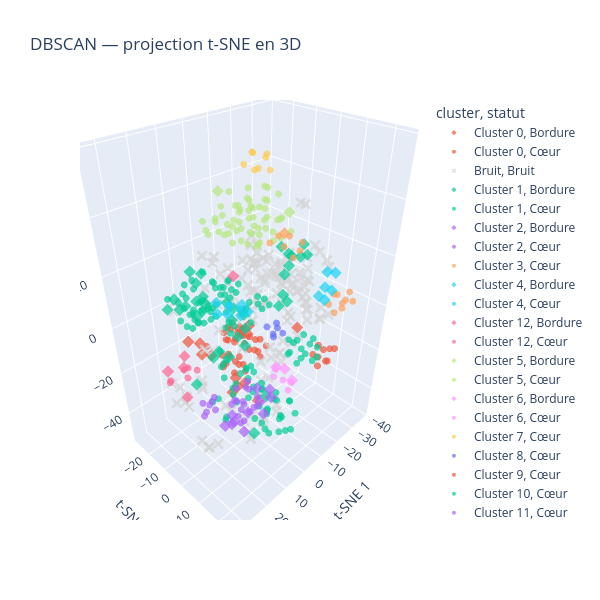

Notebook source saved alongside this figure:
### Code cell
tsne_3d = TSNE(
    n_components=3,
    metric="cosine",
    perplexity=30,
    init="random",
    learning_rate="auto",
    random_state=42
)

coord_3d = tsne_3d.fit_transform(matrice_tfidf_sublinear.toarray())

visu_3d = visualisation.copy()
visu_3d[["t-SNE 1", "t-SNE 2", "t-SNE 3"]] = coord_3d

fig = px.scatter_3d(
    visu_3d,
    x="t-SNE 1",
    y="t-SNE 2",
    z="t-SNE 3",
    color="cluster",
    symbol="statut",
    symbol_map={"Cœur": "circle", "Bordure": "diamond", "Bruit": "x"},
    color_discrete_map={"Bruit": "lightgray"},
    hover_data=["id", "statut"],
    opacity=0.7,
    title="DBSCAN — projection t-SNE en 3D",
    height=600,
    width=600
)

fig.update_traces(marker_size=4)
fig.update_layout(scene_aspectmode="data")
fig.show()

### Figure 1 — Plotly figure (JSON) as saved in the notebook; plotly's stock layout.template omitted (floating-point values rounded to 4 significant figures; data arrays with more than 128 entries replaced by an {"elided": "..."} marker saying what was removed)
{"data": [{"customdata": [[1, "Bordure"], [3, "Bordure"], [82, "Bordure"], [106, "Bordure"], [117, "Bordure"], [196, "Bordure"], [263, "Bordure"], [264, "Bordure"], [365, "Bordure"], [378, "Bordure"], [477, "Bordure"], [494, "Bordure"], [495, "Bordure"]], "hovertemplate": "cluster=Cluster 0<br>statut=%{customdata[1]}<br>t-SNE 1=%{x}<br>t-SNE 2=%{y}<br>t-SNE 3=%{z}<br>id=%{customdata[0]}<extra></extra>", "legendgroup": "Cluster 0, Bordure", "marker": {"color": "#EF553B", "opacity": 0.7, "size": 4, "symbol": "diamond"}, "mode": "markers", "name": "Cluster 0, Bordure", "scene": "scene", "showlegend": true, "type": "scatter3d", "x": [12.81, -21.1, 16.32, 21.61, -7.743, -9.692, 18.59, 18.43, 15.62, 19.86, -9.536, 15.26, 11.62], "y": [-12.91, 2.808, 19.14, 13.28, -14.33, -11.24, 15.72, 12.23, -15.79, 12.98, -11.86, -9.013, -8.401], "z": [-9.663, -12.48, -12.25, -9.055, -14.82, -12.88, -5.509, -9.448, -9.004, -4.38, -17.28, -10.94, -13.16]}, {"customdata": [[18, "Cœur"], [19, "Cœur"], [20, "Cœur"], [21, "Cœur"], [22, "Cœur"], [23, "Cœur"], [24, "Cœur"], [25, "Cœur"], [60, "Cœur"], [61, "Cœur"], [105, "Cœur"], [171, "Cœur"], [172, "Cœur"], [173, "Cœur"], [174, "Cœur"], [175, "Cœur"], [176, "Cœur"], [245, "Cœur"], [277, "Cœur"], [340, "Cœur"], [341, "Cœur"], [348, "Cœur"], [359, "Cœur"], [360, "Cœur"], [413, "Cœur"], [440, "Cœur"], [441, "Cœur"], [442, "Cœur"], [443, "Cœur"], [446, "Cœur"], [487, "Cœur"], [488, "Cœur"], [496, "Cœur"], [497, "Cœur"]], "hovertemplate": "cluster=Cluster 0<br>statut=%{customdata[1]}<br>t-SNE 1=%{x}<br>t-SNE 2=%{y}<br>t-SNE 3=%{z}<br>id=%{customdata[0]}<extra></extra>", "legendgroup": "Cluster 0, Cœur", "marker": {"color": "#EF553B", "opacity": 0.7, "size": 4, "symbol": "circle"}, "mode": "markers", "name": "Cluster 0, Cœur", "scene": "scene", "showlegend": true, "type": "scatter3d", "x": [5.0, 12.99, -0.5806, 4.876, 0.4249, 3.509, 9.921, 16.36, -0.354, 7.994, 14.99, 7.891, 0.8837, 8.518, 1.841, 5.535, 14.89, -5.135, 13.78, 0.8678, -0.007516, -7.047, -0.6454, 0.7677, 5.135, 11.02, 8.99, 13.13, 12.5, 17.27, 2.956, 3.061, 4.805, 4.32], "y": [-5.18, -8.776, -7.836, -8.943, 2.248, 7.591, 5.97, 3.423, -4.004, -3.388, 12.25, -4.511, -8.784, 0.4659, 5.815, 6.924, 1.477, -11.09, 6.405, -11.47, -4.407, -8.223, 6.358, 3.853, -1.037, 0.8413, 2.878, -0.4586, 4.415, 5.899, -5.219, -9.009, 0.6932, 3.123], "z": [-3.516, -8.585, -9.496, -7.136, -6.417, -9.078, -9.462, -8.151, -12.13, -11.75, -5.176, -6.053, -4.804, -3.864, -3.487, -5.278, -5.247, -14.81, -5.528, -8.26, -5.638, -15.2, -7.427, -10.6, -13.21, -8.504, -12.03, -11.62, -12.56, -4.532, -8.786, -11.54, -3.166, -8.003]}, {"customdata": {"elided": "133x2 mixed values"}, "hovertemplate": "cluster=Bruit<br>statut=%{customdata[1]}<br>t-SNE 1=%{x}<br>t-SNE 2=%{y}<br>t-SNE 3=%{z}<br>id=%{customdata[0]}<extra></extra>", "legendgroup": "Bruit, Bruit", "marker": {"color": "lightgray", "opacity": 0.7, "size": 4, "symbol": "x"}, "mode": "markers", "name": "Bruit, Bruit", "scene": "scene", "showlegend": true, "type": "scatter3d", "x": {"elided": "133 float values"}, "y": {"elided": "133 float values"}, "z": {"elided": "133 float values"}}, {"customdata": [[12, "Bordure"], [27, "Bordure"], [28, "Bordure"], [30, "Bordure"], [43, "Bordure"], [44, "Bordure"], [46, "Bordure"], [52, "Bordure"], [70, "Bordure"], [86, "Bordure"], [100, "Bordure"], [147, "Bordure"], [157, "Bordure"], [163, "Bordure"], [190, "Bordure"], [191, "Bordure"], [192, "Bordure"], [193, "Bordure"], [194, "Bordure"], [199, "Bordure"], [208, "Bordure"], [229, "Bordure"], [259, "Bordure"], [278, "Bordure"], [287, "Bordure"], [304, "Bordure"], [307, "Bordure"], [313, "Bordure"], [314, "Bordure"], [395, "Bordure"], [405, "Bordure"], [408, "Bordure"], [409, "Bordure"], [452, "Bordure"], [465, "Bordure"], [466, "Bordure"], [469, "Bordure"]], "hovertemplate": "cluster=Cluster 1<br>statut=%{customdata[1]}<br>t-SNE 1=%{x}<br>t-SNE 2=%{y}<br>t-SNE 3=%{z}<br>id=%{customdata[0]}<extra></extra>", "legendgroup": "Cluster 1, Bordure", "marker": {"color": "#00cc96", "opacity": 0.7, "size": 4, "symbol": "diamond"}, "mode": "markers", "name": "Cluster 1, Bordure", "scene": "scene", "showlegend": true, "type": "scatter3d", "x": [11.84, 20.03, 20.02, 14.93, 15.69, 19.62, 7.874, 2.027, 13.66, 14.94, 11.83, 6.927, 10.99, -20.72, -5.714, -7.916, -23.79, -28.84, -28.89, -25.43, -0.587, 18.7, 6.713, -25.3, 5.351, 0.3794, -9.847, -26.13, -28.51, 12.47, -0.7456, 7.12, 10.8, 16.67, 0.8198, 3.518, 20.71], "y": [-24.38, -5.58, -2.98, 6.408, -21.6, -20.25, -16.63, -10.32, 10.82, 16.16, 9.109, -13.11, -11.65, -4.18, 6.924, 6.692, -3.813, -2.67, -0.8378, -10.23, -12.93, 11.56, 2.792, -6.137, 1.664, -17.45, 6.894, -7.253, -3.569, 6.408, 6.702, -27.29, -15.97, -4.631, -23.66, -25.26, -6.055], "z": [-1.506, 25.68, 22.84, 11.64, 6.085, 4.466, -0.2368, 3.601, 3.581, -30.91, 8.275, -19.84, 9.666, 7.86, 6.899, 10.2, 14.3, 17.55, 13.97, 15.01, -24.14, 20.35, 8.888, 8.773, 6.296, -23.47, 6.777, 12.98, 12.29, 3.849, -30.96, -3.679, -0.6542, 23.95, -3.778, -2.352, -19.37]}, {"customdata": {"elided": "100x2 mixed values"}, "hovertemplate": "cluster=Cluster 1<br>statut=%{customdata[1]}<br>t-SNE 1=%{x}<br>t-SNE 2=%{y}<br>t-SNE 3=%{z}<br>id=%{customdata[0]}<extra></extra>", "legendgroup": "Cluster 1, Cœur", "marker": {"color": "#00cc96", "opacity": 0.7, "size": 4, "symbol": "circle"}, "mode": "markers", "name": "Cluster 1, Cœur", "scene": "scene", "showlegend": true, "type": "scatter3d", "x": [14.28, 0.6413, 7.17, 17.44, 21.05, 16.23, 13.28, 10.44, 9.315, 16.09, 3.298, 12.51, 15.33, 1.711, 5.794, 7.931, 27.43, 29.55, 25.44, 16.73, 23.94, 20.99, 5.174, 9.763, 8.84, 12.03, 14.54, 9.364, 7.24, 22.51, 9.586, 5.398, -2.92, 12.48, 1.585, 3.872, -2.483, 5.043, 13.22, 14.72, 8.117, 19.91, 5.246, 6.201, 8.496, 4.074, 1.849, 11.43, 6.906, 8.735, 0.2504, -1.347, 19.84, 0.949, 8.7, 6.011, 10.76, 2.076, 7.832, 6.763, 4.598, 7.341, 11.41, 7.393, 9.729, 10.1, 14.0, 21.67, 5.077, 1.974, 16.99, -2.902, 20.12, 6.78, 18.19, 1.519, 11.92, 26.48, 23.37, 26.47, 12.43, 5.327, 5.436, 18.58, 6.556, 4.249, 3.263, 18.36, 15.88, 16.33, 13.38, 19.32, 11.5, 8.922, 12.7, 18.62, 15.47, -1.361, 13.99, 14.24], "y": [7.08, 1.644, 12.11, -10.8, -11.21, -5.333, 1.356, 4.948, 13.73, -15.88, 17.06, 17.26, 6.213, -4.246, -10.12, 23.91, 4.173, 7.682, 9.773, -14.83, 2.08, 4.17, 5.734, 18.12, -0.7326, 4.485, 5.662, -8.717, 8.108, 12.44, -2.344, -3.716, 5.298, 13.96, -13.54, -9.447, -5.54, 19.51, -14.03, -11.46, 6.465, 1.122, -9.339, -12.2, 0.4819, -14.16, 13.07, 18.64, 14.23, 15.31, -1.649, 3.887, 10.79, 19.16, 7.73, -4.707, -5.376, -0.781, -25.42, 6.477, 10.2, 14.95, -5.089, -4.309, -6.381, -3.824, -17.21, 1.154, 23.84, 22.85, 0.6927, -3.444, 7.783, 20.42, 5.965, 13.47, 15.55, 7.759, 6.29, 6.156, -23.86, 17.21, 18.89, -21.05, -23.31, 9.055, -13.49, -1.672, -3.391, 3.543, 4.335, -7.469, 14.24, 11.5, 10.55, -11.41, -9.494, 17.43, 4.709, 8.003], "z": [-23.1, -21.54, -18.24, 6.123, 5.255, 13.74, 20.26, 21.84, 16.64, 5.561, -32.09, -26.91, 6.701, -25.45, -23.19, -28.96, 19.26, 20.06, 21.66, 12.0, 13.15, 13.89, -25.54, -33.47, -25.73, 6.727, -20.41, 5.865, -20.02, 16.06, 14.24, 13.55, 7.989, -27.29, -26.36, -20.69, -26.79, -28.02, 16.02, 14.5, -25.82, -23.29, 11.75, 13.19, -22.94, 10.85, -26.21, -20.55, -28.99, -34.44, -27.19, -30.12, 15.65, -23.4, 15.72, 16.58, 15.86, -20.38, 1.126, 6.4, 16.18, -25.69, 5.422, 5.432, 8.574, -21.82, 13.16, 15.9, -30.7, -25.94, -24.13, -24.13, -26.73, -25.12, -28.29, -23.04, -20.6, 17.31, 20.78, 23.47, 1.994, -21.28, -35.64, 7.796, -3.672, -19.72, -19.15, 26.54, 11.4, 20.1, 17.99, 3.358, 19.69, 19.75, 16.91, 1.597, 2.416, -26.38, 24.71, 21.99]}, {"customdata": [[42, "Bordure"], [54, "Bordure"], [55, "Bordure"], [83, "Bordure"], [93, "Bordure"], [130, "Bordure"], [131, "Bordure"], [133, "Bordure"], [421, "Bordure"], [431, "Bordure"], [472, "Bordure"]], "hovertemplate": "cluster=Cluster 2<br>statut=%{customdata[1]}<br>t-SNE 1=%{x}<br>t-SNE 2=%{y}<br>t-SNE 3=%{z}<br>id=%{customdata[0]}<extra></extra>", "legendgroup": "Cluster 2, Bordure", "marker": {"color": "#ab63fa", "opacity": 0.7, "size": 4, "symbol": "diamond"}, "mode": "markers", "name": "Cluster 2, Bordure", "scene": "scene", "showlegend": true, "type": "scatter3d", "x": [-10.22, 9.984, 8.737, -5.542, 4.82, -3.214, 3.794, 13.75, -11.63, -5.532, 9.865], "y": [0.4107, 5.997, -1.738, -2.724, -5.194, 1.223, 1.715, -0.365, -1.542, 1.036, -0.7193], "z": [-42.81, -42.18, -40.52, -36.84, -49.62, -39.75, -39.89, -41.27, -40.91, -48.22, -43.61]}, {"customdata": [[7, "Cœur"], [31, "Cœur"], [84, "Cœur"], [94, "Cœur"], [104, "Cœur"], [354, "Cœur"], [368, "Cœur"], [389, "Cœur"], [393, "Cœur"], [394, "Cœur"], [403, "Cœur"], [430, "Cœur"], [436, "Cœur"], [437, "Cœur"], [456, "Cœur"], [464, "Cœur"], [486, "Cœur"]], "hovertemplate": "cluster=Cluster 2<br>statut=%{customdata[1]}<br>t-SNE 1=%{x}<br>t-SNE 2=%{y}<br>t-SNE 3=%{z}<br>id=%{customdata[0]}<extra></extra>", "legendgroup": "Cluster 2, Cœur", "marker": {"color": "#ab63fa", "opacity": 0.7, "size": 4, "symbol": "circle"}, "mode": "markers", "name": "Cluster 2, Cœur", "scene": "scene", "showlegend": true, "type": "scatter3d", "x": [2.57, -1.394, -4.65, -7.832, 3.302, -2.116, 8.205, -1.363, -0.5805, -4.309, 3.03, -6.368, -0.2443, -3.089, 0.7616, -1.185, 0.3338], "y": [-3.253, -6.411, -7.095, -4.724, -8.004, -1.108, 2.523, -4.789, -9.219, -6.087, -5.385, -3.345, -10.11, -7.65, -7.193, -2.431, -4.126], "z": [-43.09, -43.82, -35.52, -44.42, -43.16, -43.74, -41.74, -34.9, -37.9, -38.87, -39.58, -47.8, -45.01, -47.48, -51.23, -46.57, -51.83]}, {"customdata": [[8, "Cœur"], [219, "Cœur"], [220, "Cœur"], [240, "Cœur"], [254, "Cœur"], [255, "Cœur"], [261, "Cœur"], [262, "Cœur"], [291, "Cœur"]], "hovertemplate": "cluster=Cluster 3<br>statut=%{customdata[1]}<br>t-SNE 1=%{x}<br>t-SNE 2=%{y}<br>t-SNE 3=%{z}<br>id=%{customdata[0]}<extra></extra>", "legendgroup": "Cluster 3, Cœur", "marker": {"color": "#FFA15A", "opacity": 0.7, "size": 4, "symbol": "circle"}, "mode": "markers", "name": "Cluster 3, Cœur", "scene": "scene", "showlegend": true, "type": "scatter3d", "x": [-22.09, -20.81, -21.46, -25.29, -28.67, -26.44, -25.94, -27.25, -21.22], "y": [18.27, 18.71, 21.11, 14.91, 17.47, 21.85, 18.24, 19.61, 15.9], "z": [9.075, 2.527, 7.282, 6.148, 3.364, 5.983, 1.59, 8.388, 4.368]}, {"customdata": [[13, "Bordure"], [17, "Bordure"], [74, "Bordure"], [149, "Bordure"], [344, "Bordure"], [425, "Bordure"], [449, "Bordure"]], "hovertemplate": "cluster=Cluster 4<br>statut=%{customdata[1]}<br>t-SNE 1=%{x}<br>t-SNE 2=%{y}<br>t-SNE 3=%{z}<br>id=%{customdata[0]}<extra></extra>", "legendgroup": "Cluster 4, Bordure", "marker": {"color": "#19d3f3", "opacity": 0.7, "size": 4, "symbol": "diamond"}, "mode": "markers", "name": "Cluster 4, Bordure", "scene": "scene", "showlegend": true, "type": "scatter3d", "x": [-11.4, -7.329, -15.13, -16.18, -18.09, -8.324, -18.01], "y": [-25.06, -26.66, -28.07, -22.59, -20.32, -27.95, -23.74], "z": [-15.7, -14.41, -15.31, -17.4, -15.37, -9.984, -13.55]}, {"customdata": [[135, "Cœur"], [479, "Cœur"]], "hovertemplate": "cluster=Cluster 4<br>statut=%{customdata[1]}<br>t-SNE 1=%{x}<br>t-SNE 2=%{y}<br>t-SNE 3=%{z}<br>id=%{customdata[0]}<extra></extra>", "legendgroup": "Cluster 4, Cœur", "marker": {"color": "#19d3f3", "opacity": 0.7, "size": 4, "symbol": "circle"}, "mode": "markers", "name": "Cluster 4, Cœur", "scene": "scene", "showlegend": true, "type": "scatter3d", "x": [-12.51, -14.55], "y": [-25.85, -21.45], "z": [-12.05, -12.84]}, {"customdata": [[14, "Bordure"], [279, "Bordure"], [321, "Bordure"], [374, "Bordure"], [459, "Bordure"]], "hovertemplate": "cluster=Cluster 12<br>statut=%{customdata[1]}<br>t-SNE 1=%{x}<br>t-SNE 2=%{y}<br>t-SNE 3=%{z}<br>id=%{customdata[0]}<extra></extra>", "legendgroup": "Cluster 12, Bordure", "marker": {"color": "#FF6692", "opacity": 0.7, "size": 4, "symbol": "diamond"}, "mode": "markers", "name": "Cluster 12, Bordure", "scene": "scene", "showlegend": true, "type": "scatter3d", "x": [24.76, -6.613, 31.41, 25.22, 31.97], "y": [-6.871, -15.99, 3.065, -5.236, -5.324], "z": [-9.555, 8.115, -11.52, -3.463, -5.723]}, {"customdata": [[160, "Cœur"], [161, "Cœur"], [166, "Cœur"], [309, "Cœur"], [460, "Cœur"], [461, "Cœur"]], "hovertemplate": "cluster=Cluster 12<br>statut=%{customdata[1]}<br>t-SNE 1=%{x}<br>t-SNE 2=%{y}<br>t-SNE 3=%{z}<br>id=%{customdata[0]}<extra></extra>", "legendgroup": "Cluster 12, Cœur", "marker": {"color": "#FF6692", "opacity": 0.7, "size": 4, "symbol": "circle"}, "mode": "markers", "name": "Cluster 12, Cœur", "scene": "scene", "showlegend": true, "type": "scatter3d", "x": [25.53, 28.34, 24.97, 29.11, 33.54, 31.64], "y": [1.36, -0.02335, -4.158, -0.6484, -2.372, -4.817], "z": [-5.009, -7.358, -7.941, -4.001, -7.524, -9.65]}, {"customdata": [[152, "Bordure"], [377, "Bordure"]], "hovertemplate": "cluster=Cluster 5<br>statut=%{customdata[1]}<br>t-SNE 1=%{x}<br>t-SNE 2=%{y}<br>t-SNE 3=%{z}<br>id=%{customdata[0]}<extra></extra>", "legendgroup": "Cluster 5, Bordure", "marker": {"color": "#B6E880", "opacity": 0.7, "size": 4, "symbol": "diamond"}, "mode": "markers", "name": "Cluster 5, Bordure", "scene": "scene", "showlegend": true, "type": "scatter3d", "x": [-7.027, 1.868], "y": [8.697, -12.59], "z": [40.39, 43.33]}, {"customdata": [[26, "Cœur"], [36, "Cœur"], [41, "Cœur"], [56, "Cœur"], [58, "Cœur"], [63, "Cœur"], [64, "Cœur"], [65, "Cœur"], [68, "Cœur"], [71, "Cœur"], [72, "Cœur"], [73, "Cœur"], [95, "Cœur"], [98, "Cœur"], [102, "Cœur"], [103, "Cœur"], [116, "Cœur"], [122, "Cœur"], [124, "Cœur"], [138, "Cœur"], [139, "Cœur"], [144, "Cœur"], [151, "Cœur"], [167, "Cœur"], [169, "Cœur"], [170, "Cœur"], [177, "Cœur"], [178, "Cœur"], [185, "Cœur"], [237, "Cœur"], [239, "Cœur"], [276, "Cœur"], [288, "Cœur"], [289, "Cœur"], [315, "Cœur"], [322, "Cœur"], [333, "Cœur"], [334, "Cœur"], [335, "Cœur"], [336, "Cœur"], [347, "Cœur"], [366, "Cœur"], [372, "Cœur"], [373, "Cœur"], [397, "Cœur"], [423, "Cœur"], [432, "Cœur"], [433, "Cœur"], [447, "Cœur"], [448, "Cœur"], [467, "Cœur"], [470, "Cœur"], [471, "Cœur"], [476, "Cœur"], [489, "Cœur"], [491, "Cœur"], [493, "Cœur"]], "hovertemplate": "cluster=Cluster 5<br>statut=%{customdata[1]}<br>t-SNE 1=%{x}<br>t-SNE 2=%{y}<br>t-SNE 3=%{z}<br>id=%{customdata[0]}<extra></extra>", "legendgroup": "Cluster 5, Cœur", "marker": {"color": "#B6E880", "opacity": 0.7, "size": 4, "symbol": "circle"}, "mode": "markers", "name": "Cluster 5, Cœur", "scene": "scene", "showlegend": true, "type": "scatter3d", "x": [-4.495, -3.385, -5.59, 3.957, 4.092, 1.781, 3.449, 1.381, -2.405, -9.491, -6.851, -10.38, 0.2242, -0.5817, -7.688, 6.831, 1.184, 10.36, -0.395, 2.04, -2.249, -9.202, 0.9108, 6.242, 2.29, -9.005, -7.372, -12.67, 1.009, 1.278, -12.61, -9.159, -12.1, 4.84, 5.902, -1.571, -5.173, -9.916, -11.91, -7.713, 4.431, -11.57, -0.9284, -6.211, -0.1776, 3.777, -1.514, -0.6183, 3.989, 7.937, 2.718, -3.765, -4.14, 1.261, -6.39, -3.082, 5.631], "y": [-4.5, -2.3, 1.079, -0.6292, -15.62, -19.53, -18.81, -14.99, 0.4702, -10.67, -12.84, -4.578, -4.287, -5.878, 1.718, -5.738, -3.905, 0.8513, 0.3053, -2.366, -9.323, 3.775, -8.61, 8.367, 5.675, -3.282, -8.865, -5.559, 9.973, 7.072, 0.2654, -3.31, -0.3803, 4.416, 9.125, 1.403, 5.763, -11.04, -5.839, -7.314, -5.416, 5.767, -2.582, 0.4575, 3.146, -8.701, -18.29, -15.77, 3.862, 0.1364, 1.116, -11.9, -10.98, -10.9, 6.17, -4.191, -2.411], "z": [29.67, 33.55, 42.15, 41.68, 28.53, 27.79, 31.82, 32.26, 28.59, 31.29, 35.91, 32.37, 28.96, 34.65, 31.37, 42.05, 39.09, 39.77, 38.22, 34.51, 38.35, 36.37, 44.04, 34.01, 32.81, 44.45, 42.79, 42.36, 34.57, 37.6, 33.63, 40.09, 41.86, 36.58, 37.88, 34.65, 37.62, 37.21, 35.47, 36.56, 32.55, 31.57, 43.22, 36.4, 42.39, 37.26, 31.33, 27.75, 44.27, 32.76, 30.72, 32.12, 28.53, 29.02, 31.37, 38.11, 36.39]}, {"customdata": [[280, "Bordure"], [282, "Bordure"], [458, "Bordure"]], "hovertemplate": "cluster=Cluster 6<br>statut=%{customdata[1]}<br>t-SNE 1=%{x}<br>t-SNE 2=%{y}<br>t-SNE 3=%{z}<br>id=%{customdata[0]}<extra></extra>", "legendgroup": "Cluster 6, Bordure", "marker": {"color": "#FF97FF", "opacity": 0.7, "size": 4, "symbol": "diamond"}, "mode": "markers", "name": "Cluster 6, Bordure", "scene": "scene", "showlegend": true, "type": "scatter3d", "x": [-4.295, -12.23, -6.314], "y": [8.016, 9.087, 10.25], "z": [-18.33, -29.3, -19.02]}, {"customdata": [[35, "Cœur"], [179, "Cœur"], [204, "Cœur"], [416, "Cœur"], [473, "Cœur"]], "hovertemplate": "cluster=Cluster 6<br>statut=%{customdata[1]}<br>t-SNE 1=%{x}<br>t-SNE 2=%{y}<br>t-SNE 3=%{z}<br>id=%{customdata[0]}<extra></extra>", "legendgroup": "Cluster 6, Cœur", "marker": {"color": "#FF97FF", "opacity": 0.7, "size": 4, "symbol": "circle"}, "mode": "markers", "name": "Cluster 6, Cœur", "scene": "scene", "showlegend": true, "type": "scatter3d", "x": [-9.526, -9.116, -4.509, -6.799, -8.011], "y": [6.942, 11.11, 6.84, 5.176, 10.98], "z": [-28.79, -26.79, -23.9, -22.6, -30.1]}, {"customdata": [[48, "Cœur"], [69, "Cœur"], [238, "Cœur"], [319, "Cœur"], [332, "Cœur"], [371, "Cœur"], [396, "Cœur"], [490, "Cœur"]], "hovertemplate": "cluster=Cluster 7<br>statut=%{customdata[1]}<br>t-SNE 1=%{x}<br>t-SNE 2=%{y}<br>t-SNE 3=%{z}<br>id=%{customdata[0]}<extra></extra>", "legendgroup": "Cluster 7, Cœur", "marker": {"color": "#FECB52", "opacity": 0.7, "size": 4, "symbol": "circle"}, "mode": "markers", "name": "Cluster 7, Cœur", "scene": "scene", "showlegend": true, "type": "scatter3d", "x": [0.9877, 0.07827, -2.818, -0.89, -3.026, 1.18, -3.15, -4.419], "y": [-1.978, 0.378, -0.0162, 4.647, 4.384, 2.474, -2.582, 1.74], "z": [53.9, 57.72, 52.31, 57.09, 52.91, 53.49, 56.1, 56.44]}, {"customdata": [[75, "Cœur"], [77, "Cœur"], [195, "Cœur"], [226, "Cœur"], [361, "Cœur"], [418, "Cœur"]], "hovertemplate": "cluster=Cluster 8<br>statut=%{customdata[1]}<br>t-SNE 1=%{x}<br>t-SNE 2=%{y}<br>t-SNE 3=%{z}<br>id=%{customdata[0]}<extra></extra>", "legendgroup": "Cluster 8, Cœur", "marker": {"color": "#636efa", "opacity": 0.7, "size": 4, "symbol": "circle"}, "mode": "markers", "name": "Cluster 8, Cœur", "scene": "scene", "showlegend": true, "type": "scatter3d", "x": [-10.22, -9.108, -9.896, -13.35, -12.59, -12.27], "y": [2.702, 1.944, -2.105, -0.6356, 3.181, -1.089], "z": [-6.834, -10.74, -8.797, -8.126, -10.25, -12.83]}, {"customdata": [[79, "Cœur"], [80, "Cœur"], [81, "Cœur"], [148, "Cœur"], [338, "Cœur"], [339, "Cœur"], [383, "Cœur"], [385, "Cœur"], [457, "Cœur"]], "hovertemplate": "cluster=Cluster 9<br>statut=%{customdata[1]}<br>t-SNE 1=%{x}<br>t-SNE 2=%{y}<br>t-SNE 3=%{z}<br>id=%{customdata[0]}<extra></extra>", "legendgroup": "Cluster 9, Cœur", "marker": {"color": "#EF553B", "opacity": 0.7, "size": 4, "symbol": "circle"}, "mode": "markers", "name": "Cluster 9, Cœur", "scene": "scene", "showlegend": true, "type": "scatter3d", "x": [-13.56, -17.12, -17.06, -13.26, -13.47, -16.92, -21.36, -19.69, -15.27], "y": [19.13, 20.62, 16.21, 16.87, 22.34, 16.6, 18.21, 21.29, 19.76], "z": [-16.58, -15.59, -10.95, -12.5, -12.32, -16.08, -13.9, -11.05, -9.82]}, {"customdata": [[87, "Cœur"], [88, "Cœur"], [89, "Cœur"], [90, "Cœur"], [200, "Cœur"], [201, "Cœur"], [202, "Cœur"], [203, "Cœur"], [260, "Cœur"], [265, "Cœur"], [266, "Cœur"], [269, "Cœur"], [270, "Cœur"], [406, "Cœur"], [407, "Cœur"]], "hovertemplate": "cluster=Cluster 10<br>statut=%{customdata[1]}<br>t-SNE 1=%{x}<br>t-SNE 2=%{y}<br>t-SNE 3=%{z}<br>id=%{customdata[0]}<extra></extra>", "legendgroup": "Cluster 10, Cœur", "marker": {"color": "#00cc96", "opacity": 0.7, "size": 4, "symbol": "circle"}, "mode": "markers", "name": "Cluster 10, Cœur", "scene": "scene", "showlegend": true, "type": "scatter3d", "x": [-6.334, -0.5406, -2.8, 0.1692, -4.117, -3.698, -7.084, -0.4875, -4.802, -7.526, -4.314, -3.37, -10.41, -6.918, -1.765], "y": [17.66, 21.77, 14.39, 16.85, 22.12, 25.57, 14.57, 18.36, 23.07, 22.6, 18.68, 14.57, 18.61, 18.48, 19.18], "z": [0.5553, -3.519, -1.469, -4.331, 0.4259, -2.626, -3.963, 0.8675, -6.353, -2.616, -3.673, -7.057, -2.881, -7.428, -8.033]}, {"customdata": [[150, "Cœur"], [153, "Cœur"], [154, "Cœur"], [355, "Cœur"], [367, "Cœur"], [455, "Cœur"], [468, "Cœur"]], "hovertemplate": "cluster=Cluster 11<br>statut=%{customdata[1]}<br>t-SNE 1=%{x}<br>t-SNE 2=%{y}<br>t-SNE 3=%{z}<br>id=%{customdata[0]}<extra></extra>", "legendgroup": "Cluster 11, Cœur", "marker": {"color": "#ab63fa", "opacity": 0.7, "size": 4, "symbol": "circle"}, "mode": "markers", "name": "Cluster 11, Cœur", "scene": "scene", "showlegend": true, "type": "scatter3d", "x": [18.09, 18.68, 14.73, 15.33, 17.02, 12.11, 13.79], "y": [-6.65, -4.411, -4.097, -5.044, -8.333, -7.657, -8.556], "z": [-37.52, -33.27, -34.82, -30.72, -32.88, -32.8, -36.27]}, {"customdata": [[297, "Bordure"]], "hovertemplate": "cluster=Cluster 14<br>statut=%{customdata[1]}<br>t-SNE 1=%{x}<br>t-SNE 2=%{y}<br>t-SNE 3=%{z}<br>id=%{customdata[0]}<extra></extra>", "legendgroup": "Cluster 14, Bordure", "marker": {"color": "#FFA15A", "opacity": 0.7, "size": 4, "symbol": "diamond"}, "mode": "markers", "name": "Cluster 14, Bordure", "scene": "scene", "showlegend": true, "type": "scatter3d", "x": [-20.9], "y": [-5.105], "z": [23.83]}, {"customdata": [[162, "Cœur"], [296, "Cœur"], [298, "Cœur"], [310, "Cœur"], [337, "Cœur"], [345, "Cœur"], [346, "Cœur"]], "hovertemplate": "cluster=Cluster 14<br>statut=%{customdata[1]}<br>t-SNE 1=%{x}<br>t-SNE 2=%{y}<br>t-SNE 3=%{z}<br>id=%{customdata[0]}<extra></extra>", "legendgroup": "Cluster 14, Cœur", "marker": {"color": "#FFA15A", "opacity": 0.7, "size": 4, "symbol": "circle"}, "mode": "markers", "name": "Cluster 14, Cœur", "scene": "scene", "showlegend": true, "type": "scatter3d", "x": [-19.35, -18.98, -18.27, -22.09, -20.7, -13.96, -16.46], "y": [0.7445, -1.147, -2.705, 1.215, 3.05, -5.311, -3.723], "z": [17.19, 24.85, 20.57, 19.07, 23.42, 22.6, 24.85]}, {"customdata": [[221, "Bordure"], [222, "Bordure"], [241, "Bordure"], [242, "Bordure"], [243, "Bordure"], [252, "Bordure"]], "hovertemplate": "cluster=Cluster 13<br>statut=%{customdata[1]}<br>t-SNE 1=%{x}<br>t-SNE 2=%{y}<br>t-SNE 3=%{z}<br>id=%{customdata[0]}<extra></extra>", "legendgroup": "Cluster 13, Bordure", "marker": {"color": "#19d3f3", "opacity": 0.7, "size": 4, "symbol": "diamond"}, "mode": "markers", "name": "Cluster 13, Bordure", "scene": "scene", "showlegend": true, "type": "scatter3d", "x": [-26.53, -31.93, -27.48, -32.05, -31.6, -33.82], "y": [10.22, 9.086, 6.769, 5.938, 6.581, 8.592], "z": [0.8281, 1.984, 0.4971, 1.871, 8.896, 8.358]}], "layout": {"height": 600, "legend": {"title": {"text": "cluster, statut"}, "tracegroupgap": 0}, "scene": {"aspectmode": "data", "domain": {"x": [0, 1], "y": [0, 1]}, "xaxis": {"title": {"text": "t-SNE 1"}}, "yaxis": {"title": {"text": "t-SNE 2"}}, "zaxis": {"title": {"text": "t-SNE 3"}}}, "title": {"text": "DBSCAN — projection t-SNE en 3D"}, "width": 600}}
